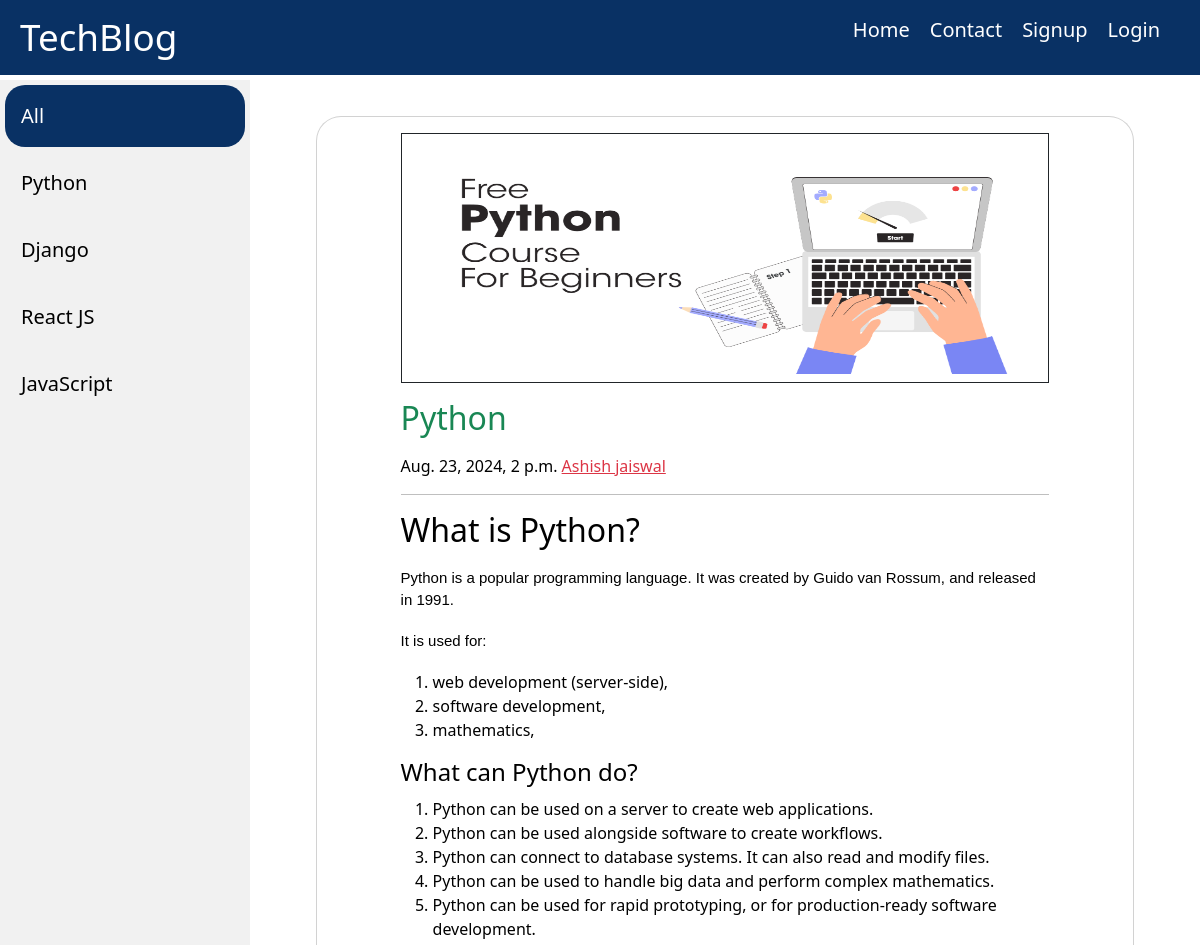
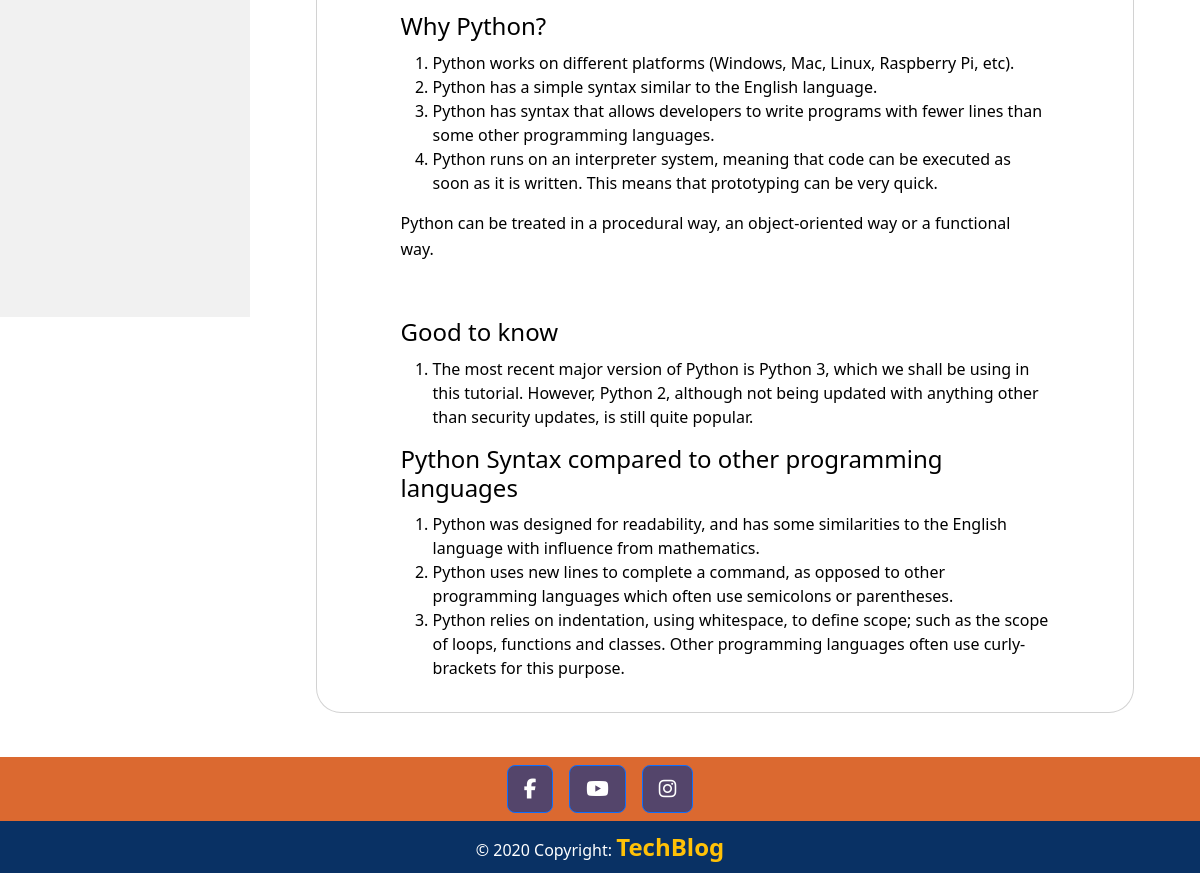
The page /single-post/python-introduction/ on the database its author committed (2 pictures, top to bottom).
### TechApp/models.py (models this page shows, shortened)
class Category(models.Model):
    id = models.AutoField(primary_key=True)
    cname = models.CharField(max_length=70,unique=True)

class Post(models.Model):
    id = models.AutoField(primary_key=True)
    title = models.CharField(max_length=100)
    content = FroalaField()
    slug = models.CharField(max_length=100,unique=True)
    category = models.ForeignKey(Category, on_delete=models.CASCADE)
    author = models.ForeignKey(Author, on_delete=models.CASCADE)
    date = models.DateTimeField(auto_now_add=True)
    image = models.ImageField(upload_to='images/',null=True,blank=True)

class Author(models.Model):
    id = models.AutoField(primary_key=True)
    user = models.OneToOneField(User, on_delete=models.CASCADE)
    first_name = models.CharField(max_length=50)
    last_name = models.CharField(max_length=50)
    phone = models.CharField(max_length=20)
    profile = models.ImageField(upload_to='profile/',null=True,blank=True)
    def __str__(self):
        return self.first_name+" "+self.last_name

### TechApp/views.py (the view)
# urls.py: path('single-post/<str:slug>/',views.SinglePostView,name="singlepost"),
def SinglePostView(request, slug):
    category = Category.objects.all()
    singlePost = Post.objects.get(slug=slug)
    comment = Comment.objects.filter(post=singlePost)
    return render(request, 'techapp/singlepost.html',{'post':singlePost,'Category':category,'comments':comment})

### TechApp/templates/techapp/singlepost.html (shortened to what this page needs)
{% extends 'techapp/base.html' %}
{% load static %}
{% block content %}
<div class="sidebar">
    <a class="active" href="{% url 'home' %}">All</a>
    {% for c in Category %}
    <a href="/?Category={{c.cname}} ">{{c.cname}}</a>
    {% endfor %}
</div>
<div class="content" style="height:auto">
    <section class="vh-80 py-4" >
        <div class="container h-100 ">
          <div class="row d-flex justify-content-center align-items-center h-80">
            <div class="col-lg-12 col-xl-11">
                <div class="card text-black mt-3" style="border-radius: 25px;">
                    <div class="card-body ">
                        <div class="row justify-content-center">
                            <div class="col-md-10 col-lg-10 col-xl-10">
                                <img class=" d-block  border border-dark p-2" src="{{post.image.url}}" style="height:250px;width:100%;"alt="user">
                                <h2 class="blog-post-title text-success my-3">{{post.title}}</h2>
                                <p class="blog-post-meta">{{post.date}} <a href="#" id="author"class="author text-danger"> {{post.author}}</a></p>
                                <hr/>
                                <div class="col-sm-12">
                                    <p class="text-center">{{post.content|safe}}</p>
                                 </div>
                            </div>
                        </div>
                    </div>
                </div>
            </div>
          </div>
        </div>
    </section>
</div>
{% endblock  %}

### TechApp/static/css/style.css (style rules this page uses)
* { margin: 0; padding: 0; box-sizing: border-box; }
html, body { width: 100%; height: 100%; font-family: Arial, sans-serif; }
.sidebar { margin: 0; padding: 0; width: 250px; background-color: #f1f1f1; position: fixed; top: 80px; height: 65%; overflow: auto; }
.sidebar a { display: block; color: black; padding: 16px; text-decoration: none; margin: 5px; font-size: 20px; }
.sidebar a.active { background-color: rgb(9, 49, 100); color: white; border-radius: 20px; }
div.content { margin-left: 250px; padding: 1px 16px; height: 1200px; padding-bottom: 20px; }

### rows shown on the page
Category: cname "Python"
Category: cname "Django"
Category: cname "React JS"
Category: cname "JavaScript"
Post: image (picture), title "Python", date "Aug. 23, 2024, 2 p.m.", author "Ashish jaiswal", content "What is Python? Python is a popular programming language. It was created by Guido van Rossum, and released in 1991. It is used for: web development (server-side), software development, mathematics, What can Python do? Python can be used on a server to create web applications. Python can be used alongside software to create workflows. Python can connect to database systems. It can also read and modify files. Python can be used to handle big data and perform complex mathematics. Python can be used for rapid prototyping, or for production-ready software development. Why Python? Python works on different platforms (Windows, Mac, Linux, Raspberry Pi, etc). Python has a simple syntax similar to…"
